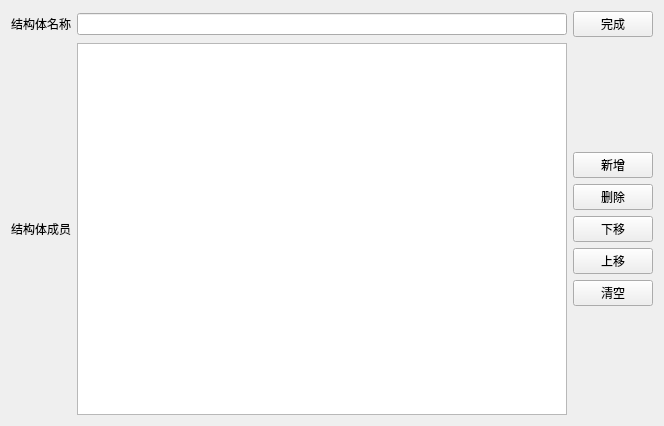
<?xml version="1.0" encoding="UTF-8"?>
<ui version="4.0">
 <class>StructOperateWidget</class>
 <widget class="QWidget" name="StructOperateWidget">
  <property name="geometry">
   <rect>
    <x>0</x>
    <y>0</y>
    <width>664</width>
    <height>426</height>
   </rect>
  </property>
  <property name="windowTitle">
   <string>StructOperateWidget</string>
  </property>
  <layout class="QGridLayout" name="gridLayout">
   <item row="0" column="0">
    <layout class="QHBoxLayout" name="horizontalLayout">
     <item>
      <widget class="QLabel" name="label">
       <property name="text">
        <string>结构体名称</string>
       </property>
      </widget>
     </item>
     <item>
      <widget class="QLineEdit" name="lineEdit_Name"/>
     </item>
     <item>
      <widget class="QPushButton" name="pushButton_Finish">
       <property name="text">
        <string>完成</string>
       </property>
      </widget>
     </item>
    </layout>
   </item>
   <item row="1" column="0">
    <layout class="QHBoxLayout" name="horizontalLayout_2">
     <item>
      <widget class="QLabel" name="label_2">
       <property name="text">
        <string>结构体成员</string>
       </property>
      </widget>
     </item>
     <item>
      <widget class="QTableWidget" name="tableWidget"/>
     </item>
     <item>
      <layout class="QVBoxLayout" name="verticalLayout">
       <item>
        <spacer name="verticalSpacer">
         <property name="orientation">
          <enum>Qt::Vertical</enum>
         </property>
         <property name="sizeHint" stdset="0">
          <size>
           <width>20</width>
           <height>40</height>
          </size>
         </property>
        </spacer>
       </item>
       <item>
        <widget class="QPushButton" name="pushButton_Add">
         <property name="text">
          <string>新增</string>
         </property>
        </widget>
       </item>
       <item>
        <widget class="QPushButton" name="pushButton_Delete">
         <property name="text">
          <string>删除</string>
         </property>
        </widget>
       </item>
       <item>
        <widget class="QPushButton" name="pushButton_Down">
         <property name="text">
          <string>下移</string>
         </property>
        </widget>
       </item>
       <item>
        <widget class="QPushButton" name="pushButton_Up">
         <property name="text">
          <string>上移</string>
         </property>
        </widget>
       </item>
       <item>
        <widget class="QPushButton" name="pushButton_Clear">
         <property name="text">
          <string>清空</string>
         </property>
        </widget>
       </item>
       <item>
        <spacer name="verticalSpacer_2">
         <property name="orientation">
          <enum>Qt::Vertical</enum>
         </property>
         <property name="sizeHint" stdset="0">
          <size>
           <width>20</width>
           <height>40</height>
          </size>
         </property>
        </spacer>
       </item>
      </layout>
     </item>
    </layout>
   </item>
  </layout>
 </widget>
 <resources/>
 <connections/>
</ui>
